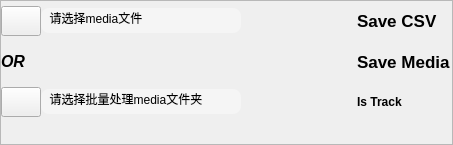
                           <widget class="QFrame" name="proc_main_bottom_left">
                            <property name="frameShape">
                             <enum>QFrame::StyledPanel</enum>
                            </property>
                            <property name="frameShadow">
                             <enum>QFrame::Raised</enum>
                            </property>
                            <layout class="QGridLayout" name="gridLayout_3" rowstretch="1,6,4,0" columnstretch="0,0,0,0">
                             <property name="leftMargin">
                              <number>0</number>
                             </property>
                             <property name="topMargin">
                              <number>0</number>
                             </property>
                             <property name="rightMargin">
                              <number>0</number>
                             </property>
                             <property name="bottomMargin">
                              <number>0</number>
                             </property>
                             <property name="spacing">
                              <number>0</number>
                             </property>
                             <item row="0" column="3">
                              <widget class="QCheckBox" name="save_csv_checkbox">
                               <property name="minimumSize">
                                <size>
                                 <width>0</width>
                                 <height>25</height>
                                </size>
                               </property>
                               <property name="font">
                                <font>
                                 <family>Arial</family>
                                 <pointsize>13</pointsize>
                                 <italic>false</italic>
                                 <bold>true</bold>
                                </font>
                               </property>
                               <property name="styleSheet">
                                <string notr="true">
        QCheckBox::indicator {
            padding-top: 1px;
   padding-left: 10px;
            width: 60px;
            height: 40px;
            border: none;
        }

        QCheckBox::indicator:unchecked {
            image: url(:/icons_v2/images/icons_v2/check_no.png);
        }

        QCheckBox::indicator:checked {
            image: url(:/icons_v2/images/icons_v2/check_yes.png);
        }</string>
                               </property>
                               <property name="text">
                                <string>Save CSV</string>
                               </property>
                              </widget>
                             </item>
                             <item row="0" column="0">
                              <widget class="QPushButton" name="process_file_button">
                               <property name="minimumSize">
                                <size>
                                 <width>30</width>
                                 <height>30</height>
                                </size>
                               </property>
                               <property name="font">
                                <font>
                                 <family>Arial</family>
                                </font>
                               </property>
                               <property name="styleSheet">
                                <string notr="true">/*按钮停留态*/
QPushButton:hover
{
    /*背景颜色*/  
    background-color:rgb(44 , 137 , 255);
}

/*按钮按下态*/
QPushButton:pressed
{
    /*背景颜色*/  
    background-color:rgb(14 , 135 , 228);
    /*左内边距为3像素，让按下时字向右移动3像素*/  
    padding-left:3px;
    /*上内边距为3像素，让按下时字向下移动3像素*/  
    padding-top:3px;
}</string>
                               </property>
                               <property name="text">
                                <string/>
                               </property>
                               <property name="icon">
                                <iconset resource="resources.qrc">
                                 <normaloff>:/icons_v2/images/icons_v2/film-reel.png</normaloff>:/icons_v2/images/icons_v2/film-reel.png</iconset>
                               </property>
                               <property name="iconSize">
                                <size>
                                 <width>25</width>
                                 <height>25</height>
                                </size>
                               </property>
                               <property name="checkable">
                                <bool>true</bool>
                               </property>
                              </widget>
                             </item>
                             <item row="0" column="1">
                              <widget class="QLineEdit" name="process_file_edit">
                               <property name="minimumSize">
                                <size>
                                 <width>200</width>
                                 <height>25</height>
                                </size>
                               </property>
                               <property name="maximumSize">
                                <size>
                                 <width>400</width>
                                 <height>25</height>
                                </size>
                               </property>
                               <property name="font">
                                <font>
                                 <family>Arial</family>
                                 <bold>false</bold>
                                </font>
                               </property>
                               <property name="cursor">
                                <cursorShape>ArrowCursor</cursorShape>
                               </property>
                               <property name="styleSheet">
                                <string notr="true"> border-radius:8px;
background-color:rgba(255,255,255,90);</string>
                               </property>
                               <property name="inputMethodHints">
                                <set>Qt::ImhNone</set>
                               </property>
                               <property name="text">
                                <string>  请选择media文件</string>
                               </property>
                               <property name="echoMode">
                                <enum>QLineEdit::Normal</enum>
                               </property>
                               <property name="cursorPosition">
                                <number>12</number>
                               </property>
                               <property name="dragEnabled">
                                <bool>false</bool>
                               </property>
                               <property name="readOnly">
                                <bool>true</bool>
                               </property>
                               <property name="placeholderText">
                                <string/>
                               </property>
                              </widget>
                             </item>
                             <item row="1" column="2">
                              <spacer name="horizontalSpacer_2">
                               <property name="orientation">
                                <enum>Qt::Horizontal</enum>
                               </property>
                               <property name="sizeHint" stdset="0">
                                <size>
                                 <width>40</width>
                                 <height>20</height>
                                </size>
                               </property>
                              </spacer>
                             </item>
                             <item row="2" column="0">
                              <widget class="QPushButton" name="process_dir_button">
                               <property name="minimumSize">
                                <size>
                                 <width>30</width>
                                 <height>30</height>
                                </size>
                               </property>
                               <property name="font">
                                <font>
                                 <family>Arial</family>
                                </font>
                               </property>
                               <property name="styleSheet">
                                <string notr="true">/*按钮停留态*/
QPushButton:hover
{
    /*背景颜色*/  
    background-color:rgb(44 , 137 , 255);
}

/*按钮按下态*/
QPushButton:pressed
{
    /*背景颜色*/  
    background-color:rgb(14 , 135 , 228);
    /*左内边距为3像素，让按下时字向右移动3像素*/  
    padding-left:3px;
    /*上内边距为3像素，让按下时字向下移动3像素*/  
    padding-top:3px;
}</string>
                               </property>
                               <property name="text">
                                <string/>
                               </property>
                               <property name="icon">
                                <iconset resource="resources.qrc">
                                 <normaloff>:/icons_v2/images/icons_v2/folder.png</normaloff>:/icons_v2/images/icons_v2/folder.png</iconset>
                               </property>
                               <property name="iconSize">
                                <size>
                                 <width>25</width>
                                 <height>25</height>
                                </size>
                               </property>
                               <property name="checkable">
                                <bool>true</bool>
                               </property>
                              </widget>
                             </item>
                             <item row="2" column="3">
                              <widget class="QCheckBox" name="istrack_checkbox">
                               <property name="minimumSize">
                                <size>
                                 <width>0</width>
                                 <height>25</height>
                                </size>
                               </property>
                               <property name="font">
                                <font>
                                 <family>Arial</family>
                                 <bold>true</bold>
                                </font>
                               </property>
                               <property name="styleSheet">
                                <string notr="true">
QCheckBox::indicator {
	font: 13pt &quot;Arial&quot;;
  padding-top: 1px;
   padding-left: 10px;
            width: 60px;
            height: 40px;
            border: none;
        }

        QCheckBox::indicator:unchecked {
            image: url(:/icons_v2/images/icons_v2/check_no.png);
        }

        QCheckBox::indicator:checked {
            image: url(:/icons_v2/images/icons_v2/check_yes.png);
        }</string>
                               </property>
                               <property name="text">
                                <string>Is Track</string>
                               </property>
                              </widget>
                             </item>
                             <item row="1" column="3">
                              <widget class="QCheckBox" name="save_media_checkbox">
                               <property name="minimumSize">
                                <size>
                                 <width>0</width>
                                 <height>25</height>
                                </size>
                               </property>
                               <property name="font">
                                <font>
                                 <family>Arial</family>
                                 <pointsize>13</pointsize>
                                 <italic>false</italic>
                                 <bold>true</bold>
                                </font>
                               </property>
                               <property name="styleSheet">
                                <string notr="true">
        QCheckBox::indicator {
            padding-top: 1px;
   padding-left: 10px;
            width: 60px;
            height: 40px;
            border: none;
        }

        QCheckBox::indicator:unchecked {
            image: url(:/icons_v2/images/icons_v2/check_no.png);
        }

        QCheckBox::indicator:checked {
            image: url(:/icons_v2/images/icons_v2/check_yes.png);
        }</string>
                               </property>
                               <property name="text">
                                <string>Save Media</string>
                               </property>
                              </widget>
                             </item>
                             <item row="1" column="0" colspan="2">
                              <widget class="QLabel" name="label_10">
                               <property name="font">
                                <font>
                                 <family>Segoe UI</family>
                                 <pointsize>12</pointsize>
                                 <italic>true</italic>
                                 <bold>true</bold>
                                </font>
                               </property>
                               <property name="styleSheet">
                                <string notr="true">font: 700 italic 12pt &quot;Segoe UI&quot;;</string>
                               </property>
                               <property name="text">
                                <string>OR</string>
                               </property>
                              </widget>
                             </item>
                             <item row="2" column="1">
                              <widget class="QLineEdit" name="process_dir_edit">
                               <property name="minimumSize">
                                <size>
                                 <width>200</width>
                                 <height>25</height>
                                </size>
                               </property>
                               <property name="maximumSize">
                                <size>
                                 <width>400</width>
                                 <height>25</height>
                                </size>
                               </property>
                               <property name="font">
                                <font>
                                 <family>Arial</family>
                                 <bold>false</bold>
                                </font>
                               </property>
                               <property name="cursor">
                                <cursorShape>ArrowCursor</cursorShape>
                               </property>
                               <property name="styleSheet">
                                <string notr="true"> border-radius:8px;
background-color:rgba(255,255,255,90);</string>
                               </property>
                               <property name="inputMethodHints">
                                <set>Qt::ImhNone</set>
                               </property>
                               <property name="text">
                                <string>  请选择批量处理media文件夹</string>
                               </property>
                               <property name="echoMode">
                                <enum>QLineEdit::Normal</enum>
                               </property>
                               <property name="cursorPosition">
                                <number>17</number>
                               </property>
                               <property name="dragEnabled">
                                <bool>false</bool>
                               </property>
                               <property name="readOnly">
                                <bool>true</bool>
                               </property>
                               <property name="placeholderText">
                                <string/>
                               </property>
                              </widget>
                             </item>
                             <item row="3" column="3">
                              <spacer name="horizontalSpacer">
                               <property name="orientation">
                                <enum>Qt::Horizontal</enum>
                               </property>
                               <property name="sizeHint" stdset="0">
                                <size>
                                 <width>40</width>
                                 <height>20</height>
                                </size>
                               </property>
                              </spacer>
                             </item>
                            </layout>
                           </widget>
